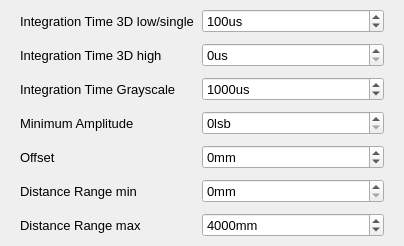
<?xml version="1.0" encoding="UTF-8"?>
<ui version="4.0">
 <class>WidgetSettingsBase</class>
 <widget class="QWidget" name="WidgetSettingsBase">
  <property name="geometry">
   <rect>
    <x>0</x>
    <y>0</y>
    <width>404</width>
    <height>234</height>
   </rect>
  </property>
  <property name="windowTitle">
   <string>Form</string>
  </property>
  <layout class="QGridLayout" name="gridLayout">
   <property name="leftMargin">
    <number>0</number>
   </property>
   <property name="topMargin">
    <number>9</number>
   </property>
   <property name="rightMargin">
    <number>0</number>
   </property>
   <property name="bottomMargin">
    <number>9</number>
   </property>
   <item row="0" column="0">
    <layout class="QGridLayout" name="gridLayout_4">
     <property name="topMargin">
      <number>0</number>
     </property>
     <property name="horizontalSpacing">
      <number>0</number>
     </property>
     <property name="verticalSpacing">
      <number>10</number>
     </property>
     <item row="8" column="2">
      <widget class="QSpinBox" name="spinBoxRangeMax">
       <property name="sizePolicy">
        <sizepolicy hsizetype="Preferred" vsizetype="Fixed">
         <horstretch>0</horstretch>
         <verstretch>0</verstretch>
        </sizepolicy>
       </property>
       <property name="minimumSize">
        <size>
         <width>0</width>
         <height>0</height>
        </size>
       </property>
       <property name="font">
        <font>
         <pointsize>10</pointsize>
        </font>
       </property>
       <property name="toolTip">
        <string>&lt;html&gt;&lt;head/&gt;&lt;body&gt;&lt;p&gt;Distance max range for the distance image and point cloud color space&lt;/p&gt;&lt;/body&gt;&lt;/html&gt;</string>
       </property>
       <property name="buttonSymbols">
        <enum>QAbstractSpinBox::UpDownArrows</enum>
       </property>
       <property name="suffix">
        <string>mm</string>
       </property>
       <property name="maximum">
        <number>70000</number>
       </property>
       <property name="singleStep">
        <number>100</number>
       </property>
       <property name="stepType">
        <enum>QAbstractSpinBox::AdaptiveDecimalStepType</enum>
       </property>
       <property name="value">
        <number>4000</number>
       </property>
      </widget>
     </item>
     <item row="6" column="1">
      <widget class="QLabel" name="labelOffset">
       <property name="minimumSize">
        <size>
         <width>0</width>
         <height>0</height>
        </size>
       </property>
       <property name="font">
        <font>
         <pointsize>10</pointsize>
        </font>
       </property>
       <property name="toolTip">
        <string>Offset. For calibrated camera set it to zero. Else set it to a value, so that a near object get's red</string>
       </property>
       <property name="styleSheet">
        <string notr="true">background-color: rgba(255, 255, 255, 0);</string>
       </property>
       <property name="text">
        <string>Offset</string>
       </property>
      </widget>
     </item>
     <item row="6" column="2">
      <widget class="QSpinBox" name="spinBoxOffset">
       <property name="sizePolicy">
        <sizepolicy hsizetype="Preferred" vsizetype="Fixed">
         <horstretch>0</horstretch>
         <verstretch>0</verstretch>
        </sizepolicy>
       </property>
       <property name="minimumSize">
        <size>
         <width>0</width>
         <height>0</height>
        </size>
       </property>
       <property name="font">
        <font>
         <pointsize>10</pointsize>
        </font>
       </property>
       <property name="toolTip">
        <string>&lt;html&gt;&lt;head/&gt;&lt;body&gt;&lt;p&gt;Additional offset to add to the resulting distance&lt;/p&gt;&lt;/body&gt;&lt;/html&gt;</string>
       </property>
       <property name="buttonSymbols">
        <enum>QAbstractSpinBox::UpDownArrows</enum>
       </property>
       <property name="suffix">
        <string>mm</string>
       </property>
       <property name="minimum">
        <number>-15000</number>
       </property>
       <property name="maximum">
        <number>15000</number>
       </property>
       <property name="singleStep">
        <number>100</number>
       </property>
       <property name="stepType">
        <enum>QAbstractSpinBox::AdaptiveDecimalStepType</enum>
       </property>
      </widget>
     </item>
     <item row="1" column="0">
      <spacer name="horizontalSpacer">
       <property name="orientation">
        <enum>Qt::Horizontal</enum>
       </property>
       <property name="sizeType">
        <enum>QSizePolicy::Fixed</enum>
       </property>
       <property name="sizeHint" stdset="0">
        <size>
         <width>20</width>
         <height>20</height>
        </size>
       </property>
      </spacer>
     </item>
     <item row="1" column="2">
      <widget class="QSpinBox" name="spinBoxIntTime0">
       <property name="sizePolicy">
        <sizepolicy hsizetype="Preferred" vsizetype="Fixed">
         <horstretch>0</horstretch>
         <verstretch>0</verstretch>
        </sizepolicy>
       </property>
       <property name="minimumSize">
        <size>
         <width>0</width>
         <height>0</height>
        </size>
       </property>
       <property name="font">
        <font>
         <family>MS Shell Dlg 2</family>
         <pointsize>10</pointsize>
         <weight>50</weight>
         <italic>false</italic>
         <bold>false</bold>
        </font>
       </property>
       <property name="toolTip">
        <string>&lt;html&gt;&lt;head/&gt;&lt;body&gt;&lt;p&gt;First TOF integration time or single integration time&lt;/p&gt;&lt;/body&gt;&lt;/html&gt;</string>
       </property>
       <property name="styleSheet">
        <string notr="true"/>
       </property>
       <property name="buttonSymbols">
        <enum>QAbstractSpinBox::UpDownArrows</enum>
       </property>
       <property name="accelerated">
        <bool>true</bool>
       </property>
       <property name="suffix">
        <string>us</string>
       </property>
       <property name="minimum">
        <number>0</number>
       </property>
       <property name="maximum">
        <number>2000</number>
       </property>
       <property name="singleStep">
        <number>1</number>
       </property>
       <property name="stepType">
        <enum>QAbstractSpinBox::AdaptiveDecimalStepType</enum>
       </property>
       <property name="value">
        <number>100</number>
       </property>
      </widget>
     </item>
     <item row="2" column="1">
      <widget class="QLabel" name="labelIntegrationTime3d1">
       <property name="minimumSize">
        <size>
         <width>0</width>
         <height>0</height>
        </size>
       </property>
       <property name="font">
        <font>
         <pointsize>10</pointsize>
        </font>
       </property>
       <property name="toolTip">
        <string>Second integration time. Set to zero for one integration time.</string>
       </property>
       <property name="styleSheet">
        <string notr="true">background-color: rgba(255, 255, 255, 0);</string>
       </property>
       <property name="text">
        <string>Integration Time 3D high</string>
       </property>
      </widget>
     </item>
     <item row="1" column="1">
      <widget class="QLabel" name="labelIntegrationTime3d0">
       <property name="minimumSize">
        <size>
         <width>0</width>
         <height>0</height>
        </size>
       </property>
       <property name="maximumSize">
        <size>
         <width>16777215</width>
         <height>16777215</height>
        </size>
       </property>
       <property name="font">
        <font>
         <family>MS Shell Dlg 2</family>
         <pointsize>10</pointsize>
        </font>
       </property>
       <property name="toolTip">
        <string>First integration time</string>
       </property>
       <property name="styleSheet">
        <string notr="true">background-color: rgba(255, 255, 255, 0);</string>
       </property>
       <property name="text">
        <string>Integration Time 3D low/single</string>
       </property>
      </widget>
     </item>
     <item row="7" column="2">
      <widget class="QSpinBox" name="spinBoxRangeMin">
       <property name="sizePolicy">
        <sizepolicy hsizetype="Preferred" vsizetype="Fixed">
         <horstretch>0</horstretch>
         <verstretch>0</verstretch>
        </sizepolicy>
       </property>
       <property name="minimumSize">
        <size>
         <width>0</width>
         <height>0</height>
        </size>
       </property>
       <property name="font">
        <font>
         <pointsize>10</pointsize>
        </font>
       </property>
       <property name="toolTip">
        <string>&lt;html&gt;&lt;head/&gt;&lt;body&gt;&lt;p&gt;Distance min range for the distance image and point cloud color space&lt;/p&gt;&lt;/body&gt;&lt;/html&gt;</string>
       </property>
       <property name="buttonSymbols">
        <enum>QAbstractSpinBox::UpDownArrows</enum>
       </property>
       <property name="suffix">
        <string>mm</string>
       </property>
       <property name="maximum">
        <number>70000</number>
       </property>
       <property name="singleStep">
        <number>100</number>
       </property>
       <property name="stepType">
        <enum>QAbstractSpinBox::AdaptiveDecimalStepType</enum>
       </property>
      </widget>
     </item>
     <item row="3" column="2">
      <widget class="QSpinBox" name="spinBoxIntTimeGrayscale">
       <property name="enabled">
        <bool>true</bool>
       </property>
       <property name="sizePolicy">
        <sizepolicy hsizetype="Preferred" vsizetype="Fixed">
         <horstretch>0</horstretch>
         <verstretch>0</verstretch>
        </sizepolicy>
       </property>
       <property name="minimumSize">
        <size>
         <width>0</width>
         <height>0</height>
        </size>
       </property>
       <property name="font">
        <font>
         <pointsize>10</pointsize>
        </font>
       </property>
       <property name="toolTip">
        <string>&lt;html&gt;&lt;head/&gt;&lt;body&gt;&lt;p&gt;Integration time for grayscale. &lt;/p&gt;&lt;/body&gt;&lt;/html&gt;</string>
       </property>
       <property name="buttonSymbols">
        <enum>QAbstractSpinBox::UpDownArrows</enum>
       </property>
       <property name="suffix">
        <string>us</string>
       </property>
       <property name="minimum">
        <number>1</number>
       </property>
       <property name="maximum">
        <number>100000</number>
       </property>
       <property name="stepType">
        <enum>QAbstractSpinBox::AdaptiveDecimalStepType</enum>
       </property>
       <property name="value">
        <number>1000</number>
       </property>
      </widget>
     </item>
     <item row="7" column="1">
      <widget class="QLabel" name="labelRangeMin">
       <property name="minimumSize">
        <size>
         <width>0</width>
         <height>0</height>
        </size>
       </property>
       <property name="font">
        <font>
         <pointsize>10</pointsize>
        </font>
       </property>
       <property name="styleSheet">
        <string notr="true">background-color: rgba(255, 255, 255, 0);</string>
       </property>
       <property name="text">
        <string>Distance Range min</string>
       </property>
      </widget>
     </item>
     <item row="5" column="2">
      <widget class="QSpinBox" name="spinBoxMinAmplitude">
       <property name="sizePolicy">
        <sizepolicy hsizetype="Preferred" vsizetype="Fixed">
         <horstretch>0</horstretch>
         <verstretch>0</verstretch>
        </sizepolicy>
       </property>
       <property name="minimumSize">
        <size>
         <width>0</width>
         <height>0</height>
        </size>
       </property>
       <property name="font">
        <font>
         <pointsize>10</pointsize>
        </font>
       </property>
       <property name="toolTip">
        <string>&lt;html&gt;&lt;head/&gt;&lt;body&gt;&lt;p&gt;Amplitude limit for valid distance or error code&lt;/p&gt;&lt;/body&gt;&lt;/html&gt;</string>
       </property>
       <property name="buttonSymbols">
        <enum>QAbstractSpinBox::UpDownArrows</enum>
       </property>
       <property name="suffix">
        <string>lsb</string>
       </property>
       <property name="maximum">
        <number>6000</number>
       </property>
       <property name="stepType">
        <enum>QAbstractSpinBox::AdaptiveDecimalStepType</enum>
       </property>
      </widget>
     </item>
     <item row="5" column="1">
      <widget class="QLabel" name="lableMinAmplitude">
       <property name="minimumSize">
        <size>
         <width>0</width>
         <height>0</height>
        </size>
       </property>
       <property name="font">
        <font>
         <pointsize>10</pointsize>
        </font>
       </property>
       <property name="toolTip">
        <string>Amplitude limit where the pixel is set to &quot;low Amplitude&quot;</string>
       </property>
       <property name="styleSheet">
        <string notr="true">background-color: rgba(255, 255, 255, 0);</string>
       </property>
       <property name="text">
        <string>Minimum Amplitude</string>
       </property>
      </widget>
     </item>
     <item row="3" column="1">
      <widget class="QLabel" name="labelIntegrationTimeGrayscale">
       <property name="minimumSize">
        <size>
         <width>0</width>
         <height>0</height>
        </size>
       </property>
       <property name="font">
        <font>
         <pointsize>10</pointsize>
        </font>
       </property>
       <property name="toolTip">
        <string>Integration time for grayscale</string>
       </property>
       <property name="styleSheet">
        <string notr="true">background-color: rgba(255, 255, 255, 0);</string>
       </property>
       <property name="text">
        <string>Integration Time Grayscale</string>
       </property>
      </widget>
     </item>
     <item row="2" column="2">
      <widget class="QSpinBox" name="spinBoxIntTime1">
       <property name="sizePolicy">
        <sizepolicy hsizetype="Preferred" vsizetype="Fixed">
         <horstretch>0</horstretch>
         <verstretch>0</verstretch>
        </sizepolicy>
       </property>
       <property name="minimumSize">
        <size>
         <width>0</width>
         <height>0</height>
        </size>
       </property>
       <property name="font">
        <font>
         <family>MS Shell Dlg 2</family>
         <pointsize>10</pointsize>
         <weight>50</weight>
         <italic>false</italic>
         <bold>false</bold>
        </font>
       </property>
       <property name="toolTip">
        <string>&lt;html&gt;&lt;head/&gt;&lt;body&gt;&lt;p&gt;Second TOF integration time&lt;/p&gt;&lt;/body&gt;&lt;/html&gt;</string>
       </property>
       <property name="styleSheet">
        <string notr="true"/>
       </property>
       <property name="buttonSymbols">
        <enum>QAbstractSpinBox::UpDownArrows</enum>
       </property>
       <property name="suffix">
        <string>us</string>
       </property>
       <property name="minimum">
        <number>0</number>
       </property>
       <property name="maximum">
        <number>2000</number>
       </property>
       <property name="singleStep">
        <number>1</number>
       </property>
       <property name="stepType">
        <enum>QAbstractSpinBox::AdaptiveDecimalStepType</enum>
       </property>
       <property name="value">
        <number>0</number>
       </property>
      </widget>
     </item>
     <item row="8" column="1">
      <widget class="QLabel" name="labelRangeMax">
       <property name="minimumSize">
        <size>
         <width>0</width>
         <height>0</height>
        </size>
       </property>
       <property name="font">
        <font>
         <pointsize>10</pointsize>
        </font>
       </property>
       <property name="toolTip">
        <string>Range for the colormap</string>
       </property>
       <property name="styleSheet">
        <string notr="true">background-color: rgba(255, 255, 255, 0);</string>
       </property>
       <property name="text">
        <string>Distance Range max</string>
       </property>
      </widget>
     </item>
     <item row="1" column="3">
      <spacer name="horizontalSpacer_2">
       <property name="orientation">
        <enum>Qt::Horizontal</enum>
       </property>
       <property name="sizeType">
        <enum>QSizePolicy::Fixed</enum>
       </property>
       <property name="sizeHint" stdset="0">
        <size>
         <width>20</width>
         <height>20</height>
        </size>
       </property>
      </spacer>
     </item>
    </layout>
   </item>
  </layout>
 </widget>
 <resources/>
 <connections/>
</ui>
